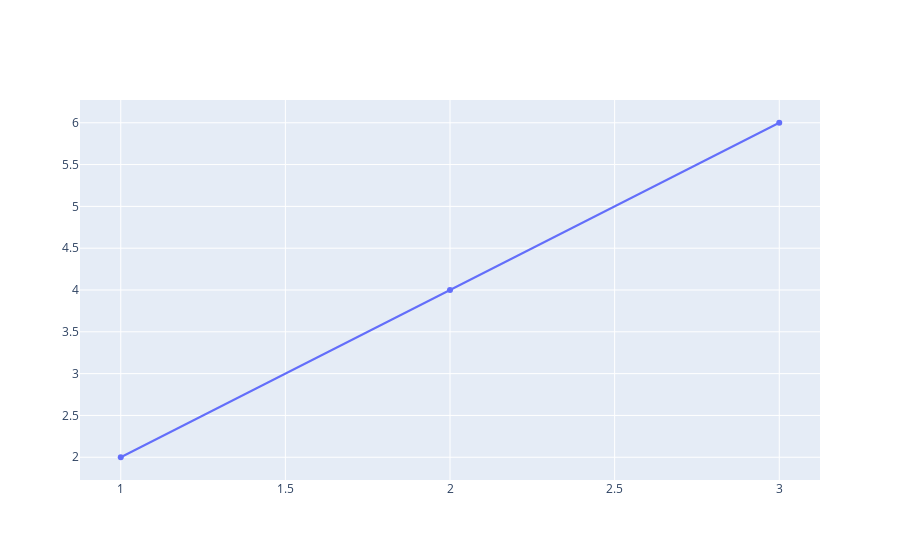

Here is the notebook cell this chart was saved with:
### Code cell
import plotly.graph_objects as go

#create a simple line chart
fig = go.Figure(data=[go.Scatter(x=[1, 2, 3],
                                 y=[2, 4, 6])])
#show the plot
fig.show()

### Figure 1 — Plotly figure (JSON) as saved in the notebook; plotly's stock layout.template omitted (floating-point values rounded to 4 significant figures)
{"data": [{"type": "scatter", "x": [1, 2, 3], "y": [2, 4, 6]}], "layout": {}}
